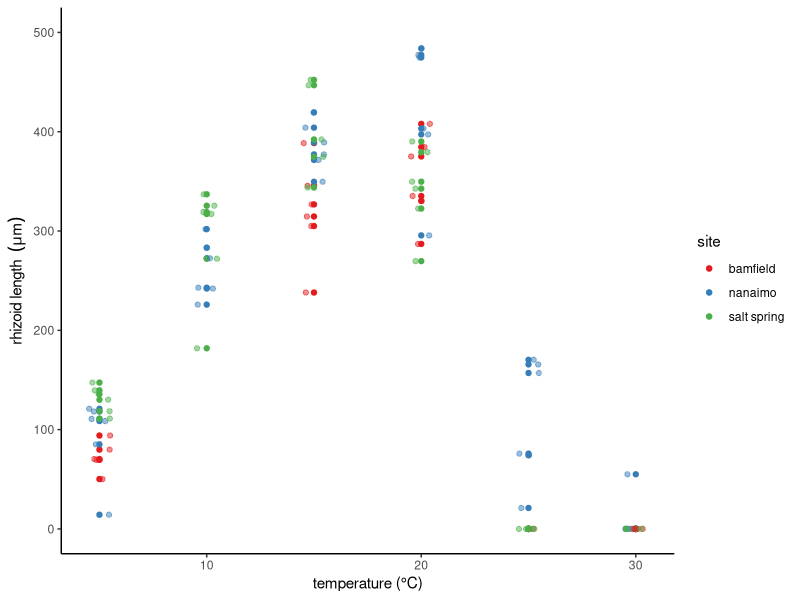
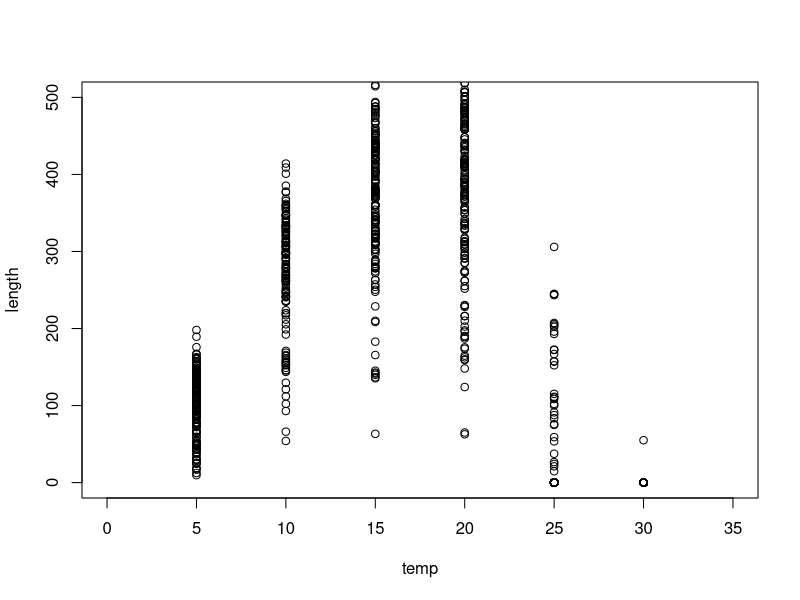
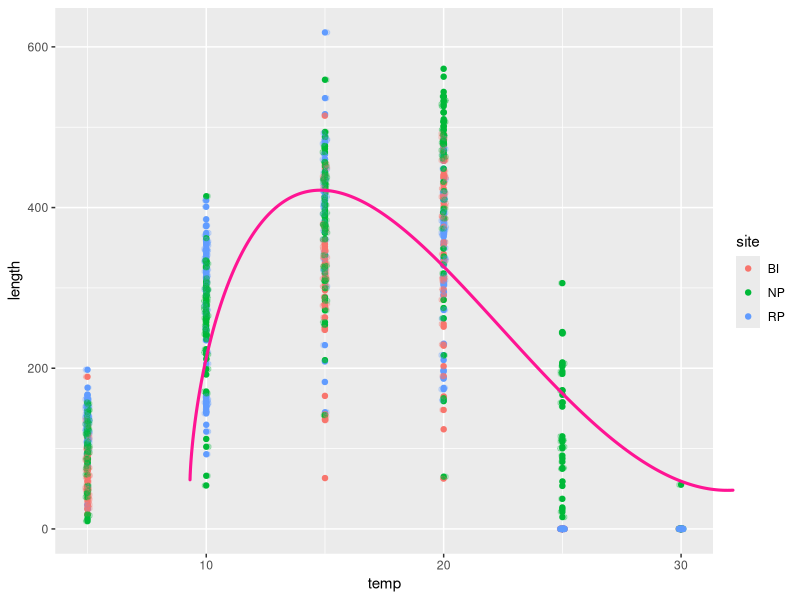
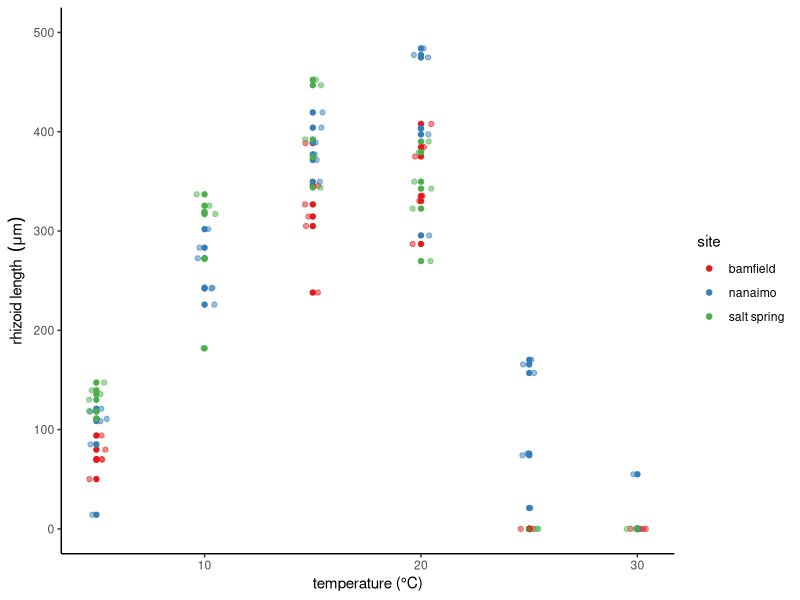

Generate these figures, in order, with R:
library(tidyverse)
library(RColorBrewer)

rhiz <- read_csv("./data/tpc_rhizoid_tidy.csv")

rhiz <- rhiz %>% 
  mutate(site = as.factor(site))

# Plots -------------------------------------------------------------------

## picking a different colour palette
jColors <- brewer.pal(n = 3, "Set1")[seq_len(nlevels(as.factor(rhiz$site)))]
names(jColors) <- levels(as.factor(rhiz$site))

# calculate mean rhizoid length for each replicate
rhiz_sum <- rhiz %>% 
  mutate(temp = as.numeric(temp)) %>% 
  group_by(site, temp, rep) %>% 
  summarise(avg_rhiz = mean(length))

p <-   ggplot(data = rhiz_sum, aes(x = temp, y = avg_rhiz, color = site)) 
p + geom_point() + 
  geom_jitter(position = position_jitter(width = .5), alpha = 1/2) + 
  ylab(expression("rhizoid length "~(mu*m))) + 
  xlab("temperature (°C)") + 
  scale_color_manual(values = jColors, name = "site",
                     breaks = c("BI", "NP", "RP"),
                     labels = c("bamfield", "nanaimo", "salt spring")) + 
  theme_classic() + 
  scale_y_continuous(limits = c(0, 500))

ggsave("./figures/TPC.pdf", width = 6, height = 4)

# Models ------------------------------------------------------------------

# messing around with Alyssa's TPC code'

library(tidyverse)
library(minpack.lm)
library(broom)

rhiz$temp <- as.integer(rhiz$temp)
str(rhiz)

# used to plot the best fit models
# Input variables c, T0 (=Tmin), Tm (=Tmax), and m are estimated from the nls best fit (1b)
# h.temp is a number series that encompases the range of temperature values 
# you want to plot over 
fun.mb=function(c,T0,Tm,h.temp,m){c*(-h.temp+T0+Tm)*(Tm-h.temp)*(h.temp-T0)^(1/m)}


rhiz %>% 
  group_by(site) %>% 
  do(tidy(nlsLM(length ~ c*(-temp+T0+Tm)*(Tm-temp)*(temp-T0)^(0.65), data = rhiz, 
                start=list(c=2, T0 = 0, Tm = 35)))) %>% View # producing same value for each site

# trying to fit models to data from each site separately
np <- rhiz %>% 
  filter(site == "NP")

np_mod <- nlsLM(length ~ c*(-temp+T0+Tm)*(Tm-temp)*(temp-T0)^(0.65), data = rhiz, 
                start=list(c=2, T0 = 0, Tm = 35))

rp <- rhiz %>% 
  filter(site == "RP")

rp_mod <- nlsLM(length ~ c*(-temp+T0+Tm)*(Tm-temp)*(temp-T0)^(0.65), data = rhiz, 
                start=list(c=2, T0 = 0, Tm = 35))

bi <- rhiz %>% 
  filter(site == "BI")

bi_mod <- nlsLM(length ~ c*(-temp+T0+Tm)*(Tm-temp)*(temp-T0)^(0.65), data = rhiz, 
                start=list(c=2, T0 = 0, Tm = 35))

# same parameters for all sites? Is that accurate?

rmb<- nlsLM(length ~ c*(-temp+T0+Tm)*(Tm-temp)*(temp-T0)^(0.65), data = rhiz, 
            start=list(c=2, T0 = 0, Tm = 35))

#The output with the estimates for c, T0 and Tm
rmb

# the modified Briere fit over
tempsim <- seq(0, 35, by=.01)

# plotting the mean rhizoid length for each temperature (without separating for site)
plot(data = rhiz, length ~ temp, xlim = c(0,35), ylim = c(0,500))
ggplot(data = rhiz, aes(x = temp, y = length, color = site)) + 
  geom_point() +
  geom_jitter(position = position_jitter(width = 0.1), alpha = 1/4)

#plotting the modified Briere fit with c=12.083, T0=9.875, Tm=30.753,(from rmb) 
# and across temperature range (tempsim)
lines(tempsim, fun.mb(0.2047, 4.6376, 32.3060, tempsim, 1/0.65),
      lwd = 3, col = "deeppink") 

#from Joey

?do
